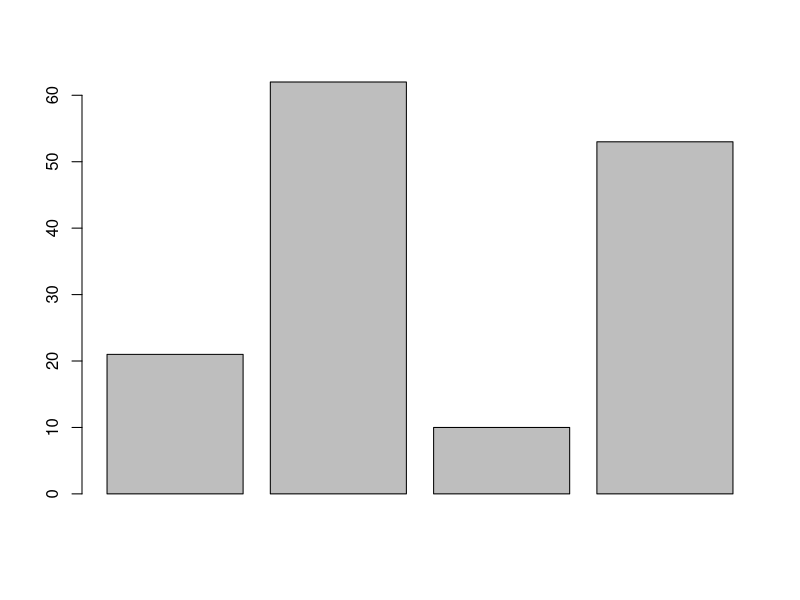

Recreate this plot in R.
# Create data for the graph
x <- c(21,62,10,53)
lbl <- c("London","New YOrk", "Singapore", "Mumbai")

# Give the chart file name
png(file="city_bar.jpg")

# Plot the chart
barplot(x)

# Save the file
dev.off()